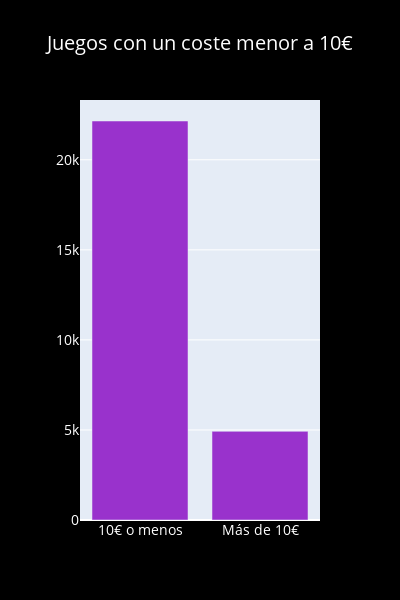

The cell this chart's notebook holds for it:
### Code cell
#Juegos con un coste inferior a 10 euros
costo10, costo100 = original[original["price"] <= 10].shape[0], original[original["price"] > 10].shape[0]
labels = ["10€ o menos", "Más de 10€"]
fig = go.Figure(data=[go.Bar(x=labels, y=[costo10, costo100], marker_color="DarkOrchid")])
fig.update_layout(
    height=600, width=400, title_text="Juegos con un coste menor a 10€",
    title_x = 0.5,
    font=dict(
            size=14,
            color="white"),
    paper_bgcolor = "black"
)

fig.show()

### Figure 1 — Plotly figure (JSON) as saved in the notebook; plotly's stock layout.template omitted (floating-point values rounded to 4 significant figures)
{"data": [{"marker": {"color": "DarkOrchid"}, "type": "bar", "x": ["10€ o menos", "Más de 10€"], "y": [22153, 4922]}], "layout": {"font": {"color": "white", "size": 14}, "height": 600, "paper_bgcolor": "black", "title": {"text": "Juegos con un coste menor a 10€", "x": 0.5}, "width": 400}}
